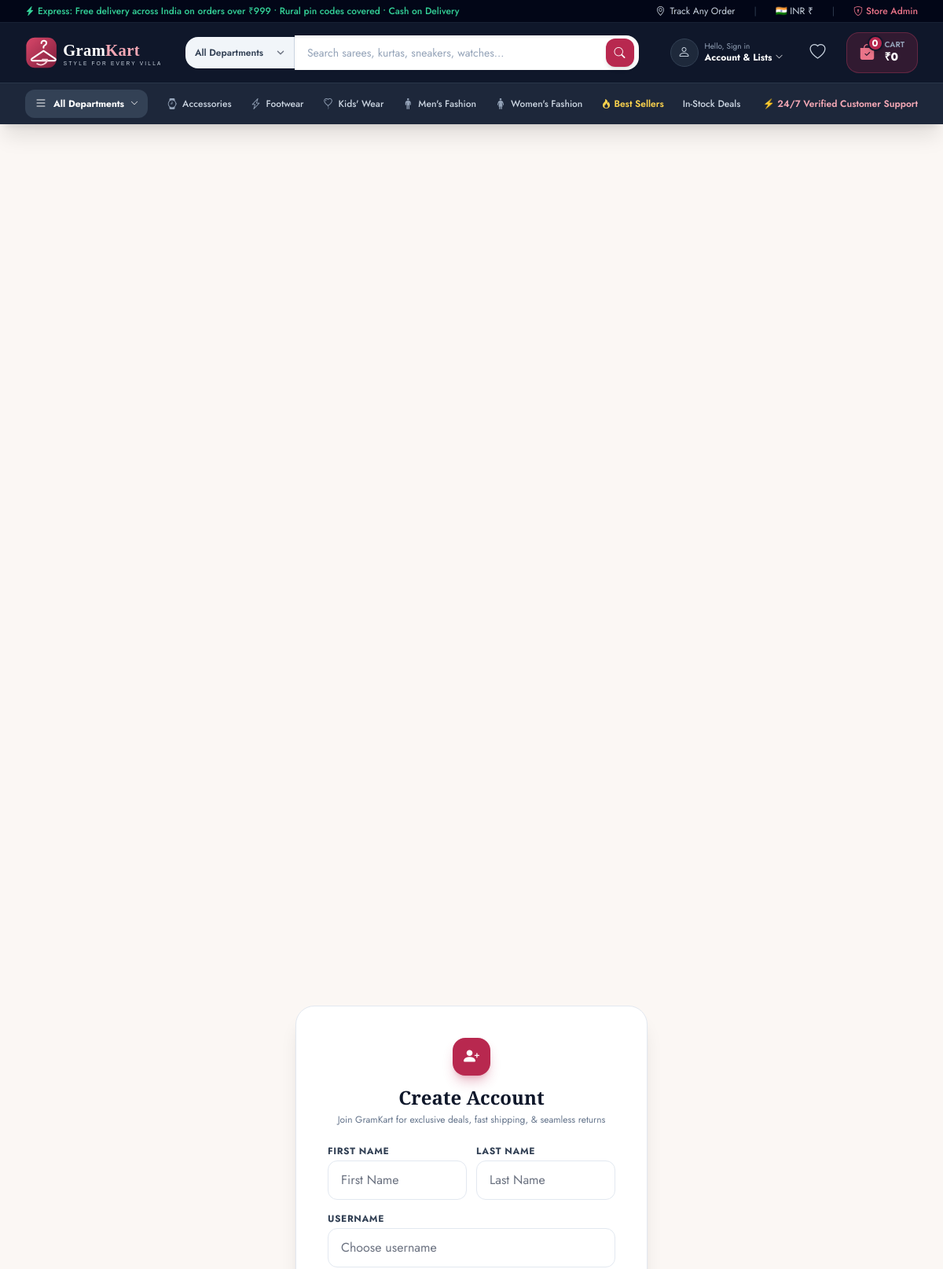
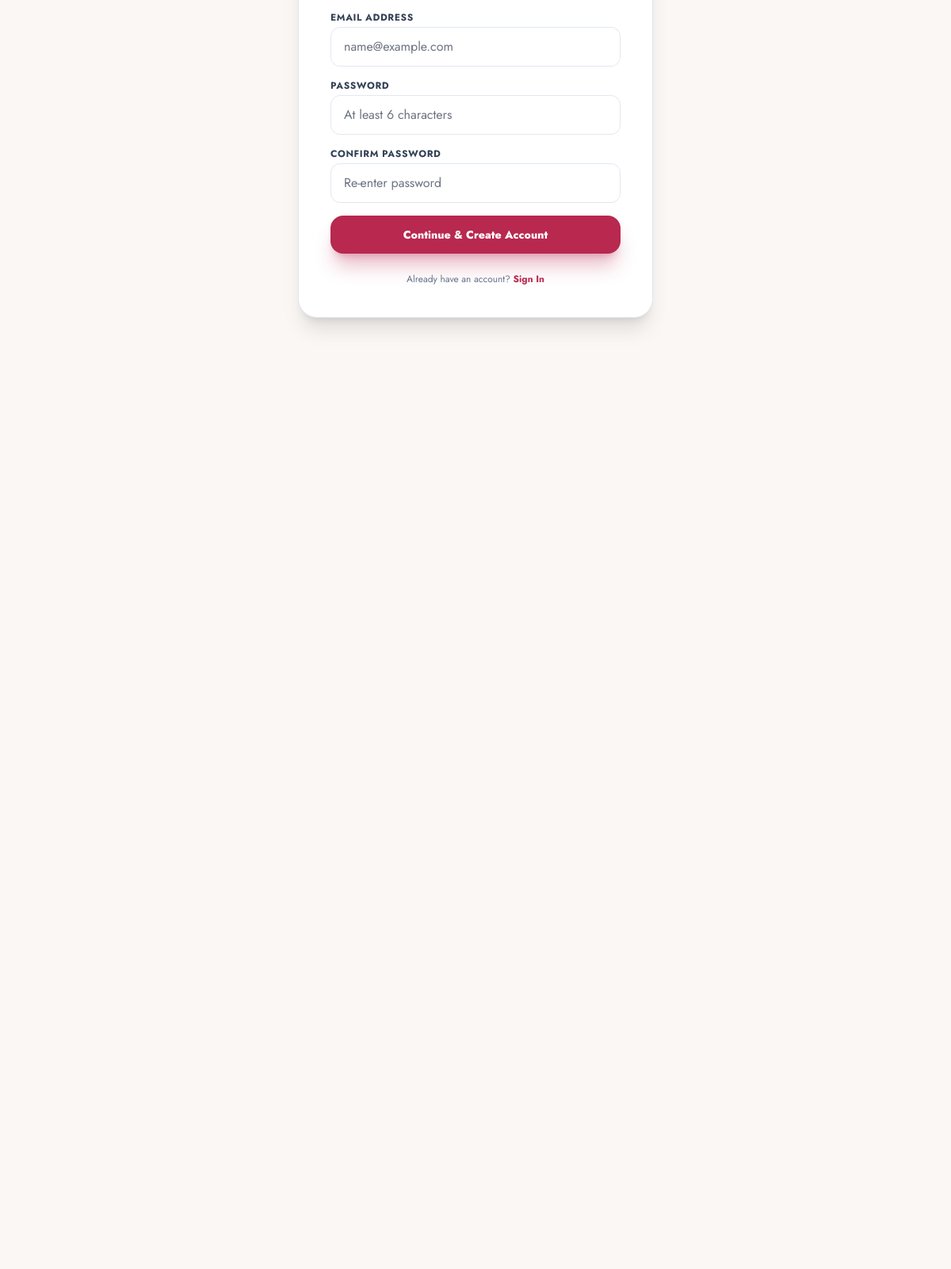
Page /accounts/register/ (upper part) on the committed database (2 pictures, top to bottom).
### products/models.py (models this page shows, shortened)
class Category(models.Model):
    name = models.CharField(max_length=120, unique=True)
    slug = models.SlugField(max_length=140, unique=True, blank=True)
    description = models.TextField(blank=True, null=True)
    icon = models.CharField(max_length=60, default='bi-grid', help_text='Bootstrap or Lucide icon name')
    image = models.ImageField(upload_to='categories/', blank=True, null=True)
    parent = models.ForeignKey('self', on_delete=models.SET_NULL, null=True, blank=True, related_name='subcategories')
    is_featured = models.BooleanField(default=False)
    created_at = models.DateTimeField(auto_now_add=True)
    class Meta:
        verbose_name_plural = 'Categories'
        ordering = ['name']

### accounts/views.py (the view)
# urls.py: path('register/', views.register_view, name='register'),
def register_view(request):
    if request.user.is_authenticated:
        return redirect('products:product_list')
    if request.method == 'POST':
        form = UserRegisterForm(request.POST)
        if form.is_valid():
            user = form.save(commit=False)
            user.set_password(form.cleaned_data['password'])
            user.save()
            login(request, user)
            messages.success(request, f"Welcome to GramKart, {user.first_name or user.username}! Your account has been created.")
            return redirect('products:product_list')
        else:
            messages.error(request, "Please correct the errors below.")
    else:
        form = UserRegisterForm()
    return render(request, 'accounts/register.html', {'form': form})

### cart/cart.py (called while the page is built)
    def __len__(self):
        return sum(item['quantity'] for item in self.cart.values())

    def get_total_price(self):
        return sum(Decimal(item['price']) * item['quantity'] for item in self.cart.values())

    def get_tax(self):
        return round(self.get_total_price() * Decimal('0.05'), 2)

    def get_shipping(self):
        total = self.get_total_price()
        if total == Decimal('0.00') or total > Decimal('999.00'):
            return Decimal('0.00')
        return Decimal('79.00')

    def get_grand_total(self):
        return self.get_total_price() + self.get_tax() + self.get_shipping()

### cart/context_processors.py (called while the page is built)
def cart_processor(request):
    cart = CartManager(request)
    return {
        'cart': cart,
        'cart_count': len(cart),
        'cart_subtotal': cart.get_total_price(),
        'cart_grand_total': cart.get_grand_total(),
    }

### products/context_processors.py (called while the page is built)
def categories_processor(request):
    categories = Category.objects.filter(parent=None).prefetch_related('subcategories')
    wishlist_count = 0
    if request.user.is_authenticated:
        wishlist_count = Wishlist.objects.filter(user=request.user).count()
    return {
        'all_departments': categories,
        'wishlist_count': wishlist_count,
    }

def policy_links_processor(request):
    from .policies import grouped, STARTUP, ECOM
    g = grouped()
    return {'policy_groups': {'startup': g[STARTUP], 'ecom': g[ECOM]}}

### products/policies.py (called while the page is built)
def grouped():
    out = {STARTUP: [], ECOM: []}
    for slug, (g, title, *_ ) in POLICIES.items():
        out[g].append((slug, title))
    return out

### templates/accounts/register.html (shortened to what this page needs)
{% extends 'base.html' %}
{% load static %}
{% block content %}
<div class="min-h-[80vh] flex items-center justify-center px-4 sm:px-6 lg:px-8 py-12">
    <div class="max-w-md w-full bg-white rounded-3xl border border-slate-200 p-8 sm:p-10 shadow-xl space-y-6">
        <div class="text-center">
            <div class="w-12 h-12 rounded-2xl bg-indigo-600 flex items-center justify-center mx-auto mb-3 text-white text-xl shadow-lg shadow-indigo-600/30">
                <i class="bi bi-person-plus-fill"></i>
            </div>
            <h1 class="text-2xl font-extrabold font-heading text-slate-900">Create Account</h1>
            <p class="text-xs text-slate-500 mt-1">Join GramKart for exclusive deals, fast shipping, & seamless returns</p>
        </div>
        <form method="POST" action="{% url 'accounts:register' %}" class="space-y-4">
            <div class="grid grid-cols-2 gap-3">
                <div>
                    <label class="block text-xs font-bold text-slate-700 uppercase tracking-wider mb-1">First Name</label>
                    {{ form.first_name }}
                </div>
                <div>
                    <label class="block text-xs font-bold text-slate-700 uppercase tracking-wider mb-1">Last Name</label>
                    {{ form.last_name }}
                </div>
            </div>
            <div>
                <label class="block text-xs font-bold text-slate-700 uppercase tracking-wider mb-1">Username</label>
                {{ form.username }}
            </div>
            <div>
                <label class="block text-xs font-bold text-slate-700 uppercase tracking-wider mb-1">Email Address</label>
                {{ form.email }}
            </div>
            <div>
                <label class="block text-xs font-bold text-slate-700 uppercase tracking-wider mb-1">Password</label>
                {{ form.password }}
            </div>
            <div>
                <label class="block text-xs font-bold text-slate-700 uppercase tracking-wider mb-1">Confirm Password</label>
                {{ form.confirm_password }}
            </div>
            <button type="submit" class="w-full py-3.5 bg-indigo-600 hover:bg-indigo-500 text-white rounded-2xl font-extrabold text-sm shadow-xl shadow-indigo-600/30 transition flex items-center justify-center gap-2">
                Continue & Create Account
            </button>
        </form>
        <p class="text-center text-xs text-slate-500">
            Already have an account? <a href="{% url 'accounts:login' %}" class="text-indigo-600 font-bold hover:underline">Sign In</a>
        </p>
    </div>
</div>
{% endblock %}

### templates/includes/navbar.html (shortened to what this page needs)
{% load static %}
<header class="sticky top-0 z-40 w-full bg-slate-900 text-white shadow-xl">
    <div class="bg-slate-950 text-slate-400 text-xs py-1.5 px-4 sm:px-8 flex justify-between items-center border-b border-slate-800/80">
        <div class="flex items-center gap-4">
            <span class="flex items-center gap-1 text-emerald-400 font-medium">
                <i class="bi bi-lightning-charge-fill"></i> Express: Free delivery across India on orders over ₹999 &bull; Rural pin codes covered &bull; Cash on Delivery
            </span>
        </div>
        <div class="hidden md:flex items-center gap-6 text-slate-300">
            <a href="{% url 'orders:order_tracking' %}" class="hover:text-white transition flex items-center gap-1.5">
                <i class="bi bi-geo-alt"></i> Track Any Order
            </a>
            <span class="text-slate-700">|</span>
            <div class="flex items-center gap-1 text-slate-300">
                <span>🇮🇳 INR ₹</span>
            </div>
            <span class="text-slate-700">|</span>
            <a href="/admin/" target="_blank" class="text-indigo-400 hover:text-indigo-300 transition font-medium flex items-center gap-1">
                <i class="bi bi-shield-lock"></i> Store Admin
            </a>
        </div>
    </div>
    <div class="max-w-7xl mx-auto px-4 sm:px-6 lg:px-8 py-3">
        <div class="flex items-center justify-between gap-4 md:gap-8">
            <a href="{% url 'products:product_list' %}" class="flex items-center flex-shrink-0 group"><img src="{% static 'images/logo.svg' %}" alt="GramKart" class="h-11 w-auto group-hover:scale-105 transition"></a>
            <div class="flex-1 max-w-2xl relative">
                <form action="{% url 'products:product_list' %}" method="GET" class="flex items-center w-full relative">
                    <select name="category" class="hidden lg:block bg-slate-100 text-slate-700 text-xs font-semibold rounded-l-2xl border-0 border-r border-slate-300 focus:ring-0 py-3 pl-3 pr-8 cursor-pointer hover:bg-slate-200 transition">
                        <option value="">All Departments</option>
                    </select>
                    <input
                        type="text"
                        id="main-search-input"
                        name="q"
                        value="{{ request.GET.q|default:'' }}"
                        placeholder="Search sarees, kurtas, sneakers, watches..."
                        autocomplete="off"
                        class="w-full bg-white text-slate-900 placeholder-slate-400 text-sm py-3 px-4 rounded-2xl lg:rounded-none lg:rounded-r-2xl border-0 focus:ring-2 focus:ring-indigo-500 shadow-inner outline-none"
                    >
                    <button type="submit" class="absolute right-1.5 bg-indigo-600 hover:bg-indigo-500 text-white w-9 h-9 rounded-xl flex items-center justify-center transition shadow-md">
                        <i class="bi bi-search text-sm"></i>
                    </button>
                </form>
            </div>
            <div class="flex items-center gap-1 sm:gap-4 flex-shrink-0">
                <div class="relative" x-data="{ open: false }" @click.away="open = false">
                    <button @click="open = !open" class="flex items-center gap-2 p-2 rounded-xl hover:bg-slate-800 transition text-left text-xs">
                        <div class="w-9 h-9 rounded-full bg-slate-800 border border-slate-700 flex items-center justify-center text-slate-300 font-bold">
                            {% if user.is_authenticated %}
                                {{ user.username|make_list|first|upper }}
                            {% else %}
                                <i class="bi bi-person text-base"></i>
                            {% endif %}
                        </div>
                        <div class="hidden md:block">
                            <p class="text-slate-400 text-[10px] leading-tight">
                                {% if user.is_authenticated %}Hello, {{ user.first_name|default:user.username }}{% else %}Hello, Sign in{% endif %}
                            </p>
                            <p class="font-bold text-white leading-tight flex items-center gap-1">
                                Account & Lists <i class="bi bi-chevron-down text-[10px]"></i>
                            </p>
                        </div>
                    </button>
                </div>
                <a href="{% url 'products:wishlist' %}" class="hidden sm:flex items-center gap-2 p-2.5 rounded-xl hover:bg-slate-800 transition relative text-slate-300 hover:text-white" title="Wishlist">
                    <i class="bi bi-heart text-xl"></i>
                </a>
                <a href="{% url 'cart:cart_detail' %}" class="flex items-center gap-3 bg-indigo-600/20 hover:bg-indigo-600/30 border border-indigo-500/30 p-2 sm:px-4 sm:py-2.5 rounded-2xl transition group">
                    <div class="relative">
                        <i class="bi bi-bag-check-fill text-indigo-400 text-xl group-hover:scale-110 transition"></i>
                        <span class="absolute -top-2 -right-2.5 w-5 h-5 bg-indigo-600 text-white rounded-full text-xs flex items-center justify-center font-bold shadow-md border-2 border-slate-900">
                            {{ cart_count }}
                        </span>
                    </div>
                    <div class="hidden lg:block text-left">
                        <p class="text-[10px] text-slate-400 uppercase font-semibold leading-none">Cart</p>
                        <p class="text-sm font-extrabold text-white leading-tight mt-0.5">₹{{ cart_subtotal }}</p>
                    </div>
                </a>
            </div>
        </div>
    </div>
    <div class="bg-slate-800/95 border-t border-slate-700/60 px-4 sm:px-6 lg:px-8 py-2 overflow-x-auto text-xs font-medium text-slate-300">
        <div class="max-w-7xl mx-auto flex items-center justify-between gap-6 whitespace-nowrap">
            <div class="flex items-center gap-6">
                <div class="relative" x-data="{ deptOpen: false }" @click.away="deptOpen = false">
                    <button @click="deptOpen = !deptOpen" class="flex items-center gap-2 bg-slate-700 hover:bg-slate-600 text-white px-3 py-1.5 rounded-xl transition font-bold">
                        <i class="bi bi-list text-base"></i>
                        <span>All Departments</span>
                        <i class="bi bi-chevron-down text-[10px]"></i>
                    </button>
                </div>
                {% for cat in all_departments|slice:":5" %}
                    <a href="{% url 'products:category_products' cat.slug %}" class="hover:text-white transition flex items-center gap-1.5 py-1">
                        <i class="bi {{ cat.icon }} text-slate-400 text-sm"></i> {{ cat.name }}
                    </a>
                {% endfor %}
                <a href="/?sort=best_sellers" class="hover:text-amber-400 transition font-semibold text-amber-300 flex items-center gap-1 py-1">
                    <i class="bi bi-fire"></i> Best Sellers
                </a>
                <a href="/?in_stock=1" class="hover:text-white transition py-1">
                    In-Stock Deals
                </a>
            </div>
            <div class="hidden sm:flex items-center gap-4 text-xs font-semibold text-indigo-300">
                <span>⚡ 24/7 Verified Customer Support</span>
            </div>
        </div>
    </div>
</header>

### static/css/custom.css (style rules this page uses)
:root { --font-sans: 'Jost', -apple-system, BlinkMacSystemFont, sans-serif; --font-heading: 'Playfair Display', serif; }
body { font-family: var(--font-sans); background-color: #FBF7F4; color: #0F172A; -webkit-font-smoothing: antialiased; }
h1, h2, h3, h4, h5, h6, .font-heading { font-family: var(--font-heading); }

### rows in the picture
Category: name "Accessories"
Category: name "Footwear"
Category: name "Kids' Wear"
Category: name "Men's Fashion"
Category: name "Women's Fashion"

### other values in the picture
{{ cart_count }} "0"
{{ cart_subtotal }} "0"
